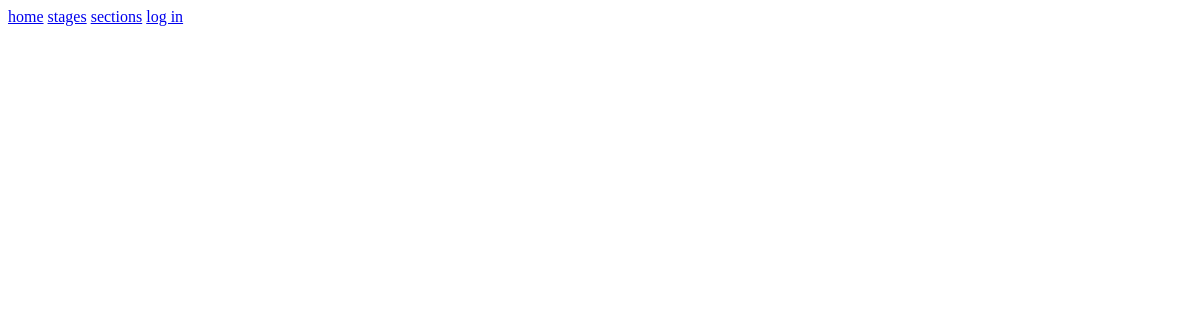
The app's page /, older data.
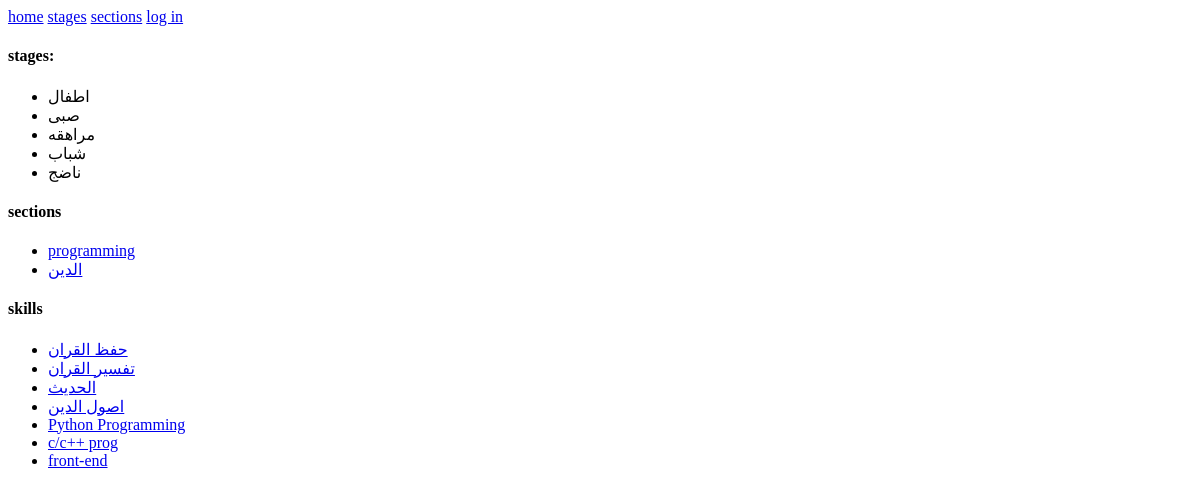
The same page, newer data.
### coursation/models.py (models this page shows, shortened)
class Stage(models.Model):
    age_start = models.PositiveSmallIntegerField(choices=age_choises())
    age_end = models.PositiveSmallIntegerField(choices=age_choises())
    name = models.CharField(max_length=20)
    def __str__(self) -> str:
        return self.name

class Section(models.Model):
    name = models.CharField(max_length=20)
    def __str__(self) -> str:
        return self.name

class Skills(models.Model):
    name = models.CharField(max_length=20)
    def __str__(self) -> str:
        return self.name

### coursation/views.py (the view)
# urls.py: path("", views.index, name="index"),
def index(request):
    courses = Course.objects.all()
    if request.user.is_authenticated:
        try:
            if request.user.techer in Techer.objects.all():
                return render(
                    request,
                    "teacher.html",
                    {"teacher": request.user.techer},
                )
        except ObjectDoesNotExist:
            try:
                if request.user.student in Student.objects.all():
                    return render(
                        request,
                        "student.html",
                        {"student": request.user.student, "courses": courses},
                    )
            except ObjectDoesNotExist:
                return render(request, "index.html")
    else:
        stage_list = Stage.objects.all()
        sections = Section.objects.all()
        skills = Skills.objects.all()
        return render(
            request,
            "index.html",
            {
                "stage_list": stage_list,
                "sections": sections,
                "skills": skills,
                "courses": courses,
            },
        )

### coursation/templates/index.html (shortened to what this page needs)
{% extends 'layout.html' %}
{% block body %}
     {% if stage_list %}
          <h4>stages:</h4>
          <ul>
               {% for stage in stage_list %}
                    <li>{{stage}}</li>
               {% endfor %}
          </ul>
     {% endif %}
     {% if sections %}
          <h4>sections</h4>
          <ul>
               {% for section in sections %}
               <li><a href="{% url 'section_details' section.id %}">{{ section }}</a></li>
               {% endfor %}
          </ul>
     {% endif %}
     {% if skills %}
          <h4>skills</h4>
          <ul>
               {% for skill in skills %}
               <li><a href="#">{{ skill }}</a></li>
               {% endfor %}
          </ul>
     {% endif %}
{% endblock %}

### coursation/templates/layout.html (shortened to what this page needs)
<!DOCTYPE html>
<html lang="en">
<head>
</head>
<body>
    <nav>
        <a href="{% url 'index' %}">home</a>
        <a href="{% url 'stage_list' %}">stages</a>
        <a href="{% url 'section_list' %}">sections</a>
        {% if user.is_authenticated %}
            <a href="{% url 'logout' %}">log out</a>
        {% else %}
            <a href="{% url 'login' %}">log in</a>
        {% endif %}
    </nav>
    {% block body %}
    {% endblock %}
</body>
</html>

Row changes from the older to the newer data that the page shows:
added Stage: name "اطفال"
added Stage: name "صبى"
added Stage: name "مراهقه"
added Stage: name "شباب"
added Stage: name "ناضج"
added Section: name "programming"
added Section: name "الدين"
added Skills: name "حفظ القران"
added Skills: name "تفسير القران"
added Skills: name "الحديث"
added Skills: name "اصول الدين"
added Skills: name "Python Programming"
added Skills: name "c/c++ prog"
added Skills: name "front-end"
Text that changed along with them:
text now shown: "stages: sections skills"
